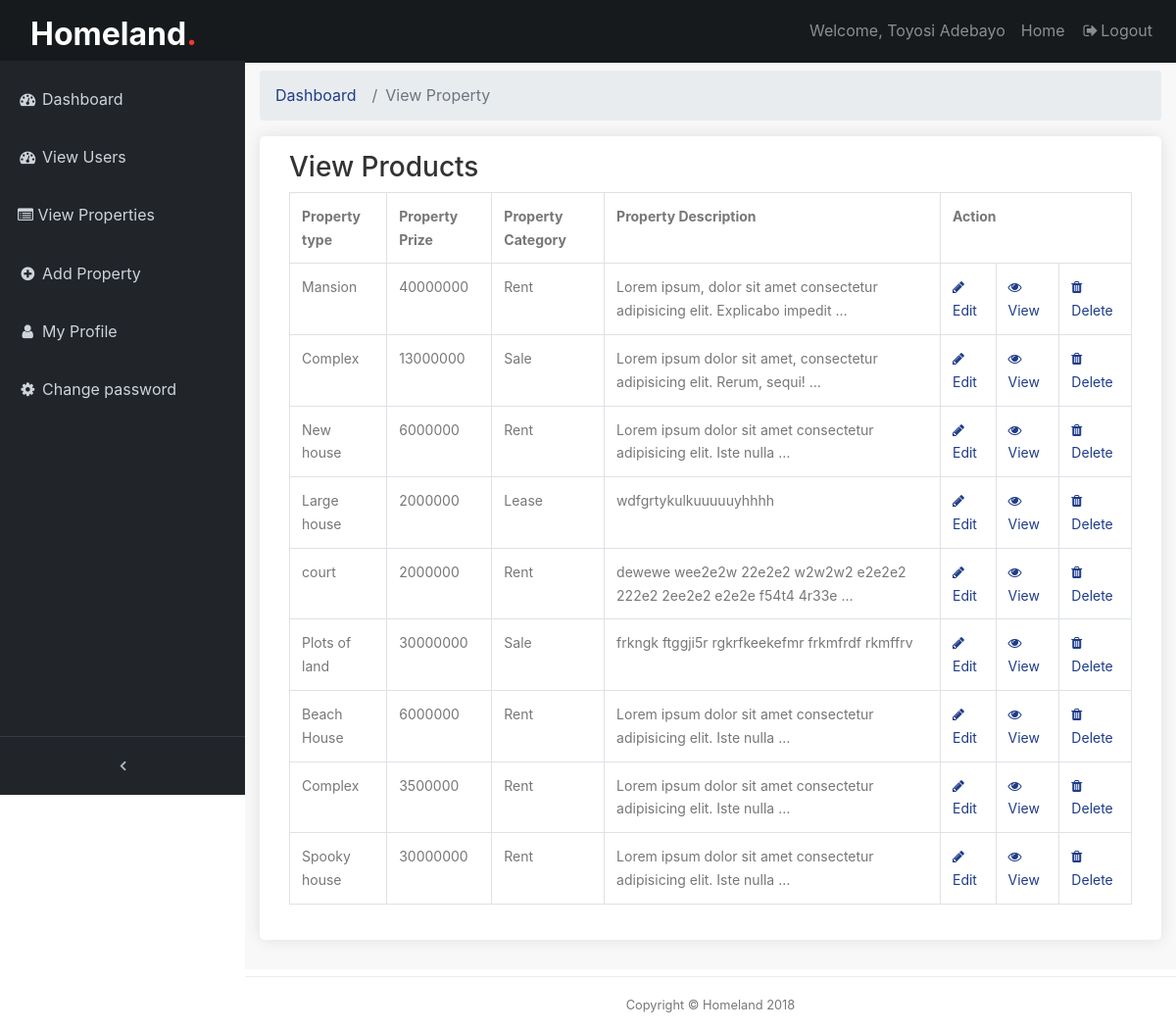
Before: /backend/view-post/ (signed in) with the older database file.
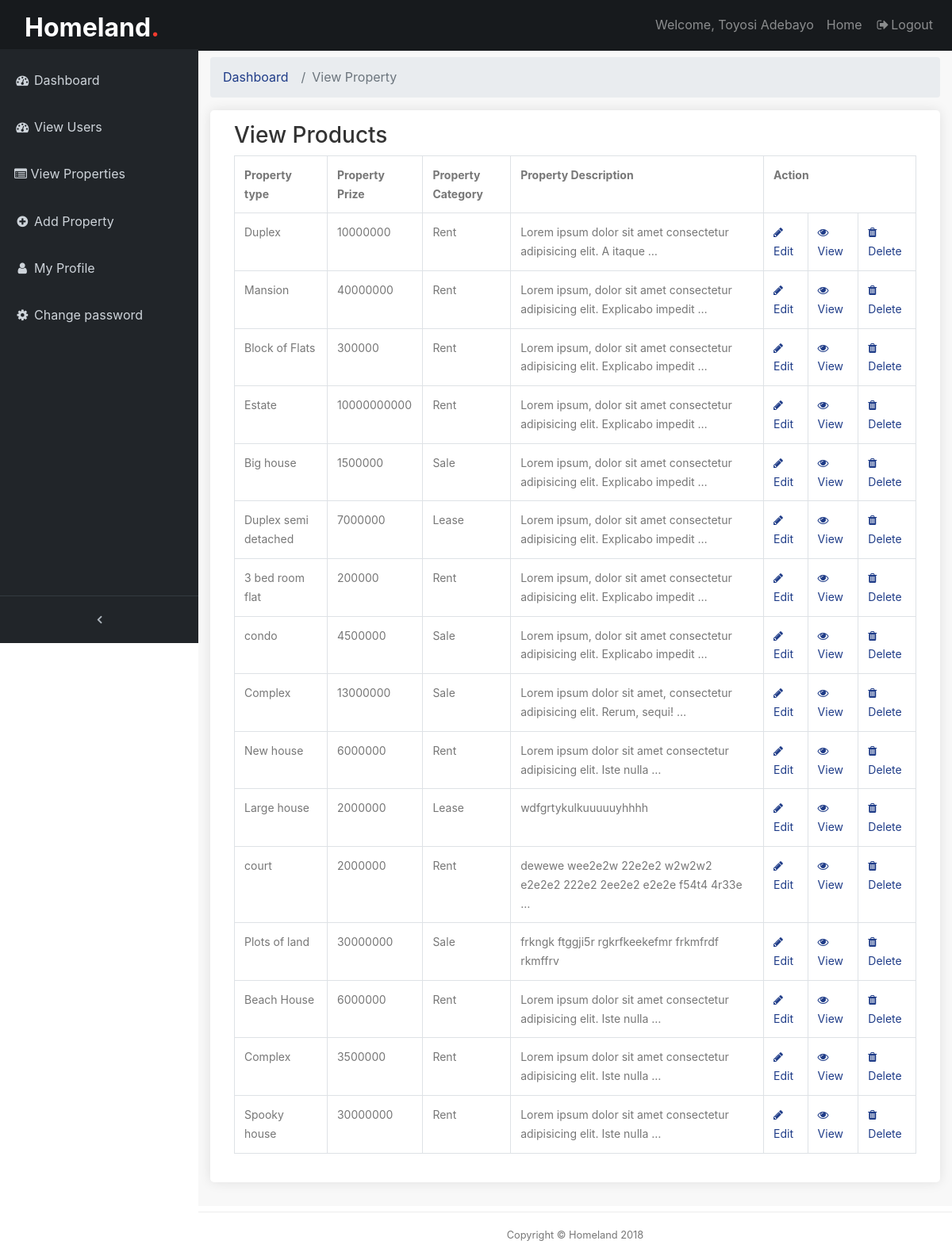
After: the same page with the newer database file.
### frontend/models.py (models this page shows, shortened)
class PostPage(models.Model):
    pst_image1 = models.ImageField(null=True, verbose_name='Image1', blank=True, upload_to='uploads/')
    pst_image2 = models.ImageField(null=True, verbose_name='Image2', blank=True, upload_to='uploads/')
    pst_image3 = models.ImageField(null=True, verbose_name='Image3', blank=True, upload_to='uploads/')
    pst_image4 = models.ImageField(null=True, verbose_name='Image4', blank=True, upload_to='uploads/')
    pst_image5 = models.ImageField(null=True, verbose_name='Image5', blank=True, upload_to='uploads/')
    pst_title = models.CharField(max_length=150, verbose_name='House type')
    pst_description = models.TextField(max_length=350, verbose_name='Description')
    user = models.ForeignKey(User, on_delete=models.CASCADE)
    price = models.IntegerField(verbose_name='Price')
    room =  models.IntegerField(verbose_name='Rooms')
    bath = models.IntegerField( null=True, verbose_name='Bathrooms')
    toilet = models.IntegerField( null=True, verbose_name='Toilet')
    category = models.ManyToManyField(Category, verbose_name='Offer type')
    posted = models.DateTimeField(default = datetime.now)
    featured = models.BooleanField(blank=True)
    sponsored = models.BooleanField(blank=True)
    class Meta():
        verbose_name_plural = 'Post'

class Category(models.Model):
    cat_name = models.CharField(max_length=100, verbose_name='Category Name')
    cat_desc = models.TextField(blank=True, null=True, verbose_name='Description')
    class Meta():
        verbose_name_plural='Post Category'

### backend/views.py (the view)
# urls.py: path('view-post/', views.viewPost, name='viewPost'),
@login_required(login_url='/backend/login')
def viewPost(request):
    prop = PostPage.objects.filter(user=request.user)
    cat = Category.objects.all()
    return render(request, 'backend/viewposts.html', {'view':prop, 'cat':cat})

### frontend/custom_processor.py (called while the page is built)
def cat_menu(request):
    category = Category.objects.all()
    return {'category': category}

### templates/backend/viewposts.html (shortened to what this page needs)
{% extends 'backend/base.html' %}
{% load static %}
{% block content %}
  <div class="content-wrapper">
    <div class="container-fluid">
      <ol class="breadcrumb">
        <li class="breadcrumb-item">
          <a href="#">Dashboard</a>
        </li>
        <li class="breadcrumb-item active">View Property</li>
      </ol>
		<div class="box_general padding_bottom">
            <h3>View Products</h3>
            <table class="table table-bordered">
                <tr>
                    <th>Property type</th>
                    <th>Property Prize</th>
                    <th>Property Category</th>
                    <th>Property Description</th>
                    <th colspan="3">Action</th>
                </tr>
                {% if view %}
                {% for a in view %}
                    <tr>
                        <td>{{ a.pst_title }}</td>
                        <td>{{ a.price }}</td>
                        {% for c in a.category.all %}
                        <td>{{ c.cat_name }}</td>
                        {% endfor %}
                        <td>
                            {{ a.pst_description|truncatewords:10 }}
                        </td>
                        <td>
                            <a href="{% url 'backend:postEdit' a.id %}">
                            <span class="fa fa-pencil"></span>
                            Edit
                            </a>
                        </td>
                        <td>
                            <a href="{% url 'backend:detailView' a.id %}">
                            <span class="fa fa-eye"></span>
                            View
                            </a>
                        </td>
                        <td>
                        <a href="{% url 'backend:delete_post' a.id %}">
                            <span class="fa fa-trash"></span>
                            Delete
                        </a>
                        </td>
                    </tr>
                {% endfor %}
                {% endif %}
            </table>
		</div>
	  </div>
   	</div>
{% endblock %}

Changed rows visible on the page:
now on this page (row edited): PostPage: pst_title "Duplex", price "10000000", pst_description "Lorem ipsum dolor sit amet consectetur adipisicing elit. A itaque …", Category (cat_name "Rent")
now on this page (row edited): PostPage: pst_title "Block of Flats", price "300000", pst_description "Lorem ipsum, dolor sit amet consectetur adipisicing elit. Explicabo impedit …", Category (cat_name "Rent")
now on this page (row edited): PostPage: pst_title "Estate", price "10000000000", pst_description "Lorem ipsum, dolor sit amet consectetur adipisicing elit. Explicabo impedit …", Category (cat_name "Rent")
now on this page (row edited): PostPage: pst_title "Big house", price "1500000", pst_description "Lorem ipsum, dolor sit amet consectetur adipisicing elit. Explicabo impedit …", Category (cat_name "Sale")
now on this page (row edited): PostPage: pst_title "Duplex semi detached", price "7000000", pst_description "Lorem ipsum, dolor sit amet consectetur adipisicing elit. Explicabo impedit …", Category (cat_name "Lease")
now on this page (row edited): PostPage: pst_title "3 bed room flat", price "200000", pst_description "Lorem ipsum, dolor sit amet consectetur adipisicing elit. Explicabo impedit …", Category (cat_name "Rent")
now on this page (row edited): PostPage: pst_title "condo", price "4500000", pst_description "Lorem ipsum, dolor sit amet consectetur adipisicing elit. Explicabo impedit …", Category (cat_name "Sale")
